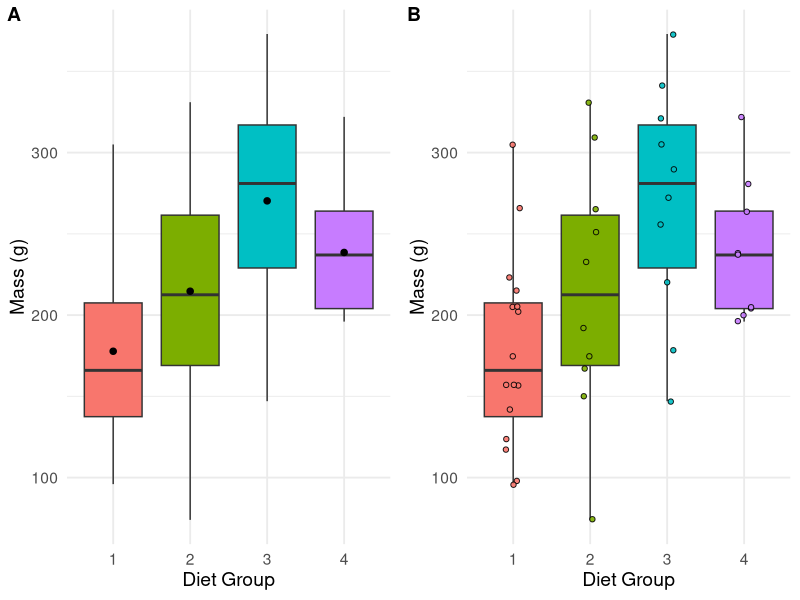
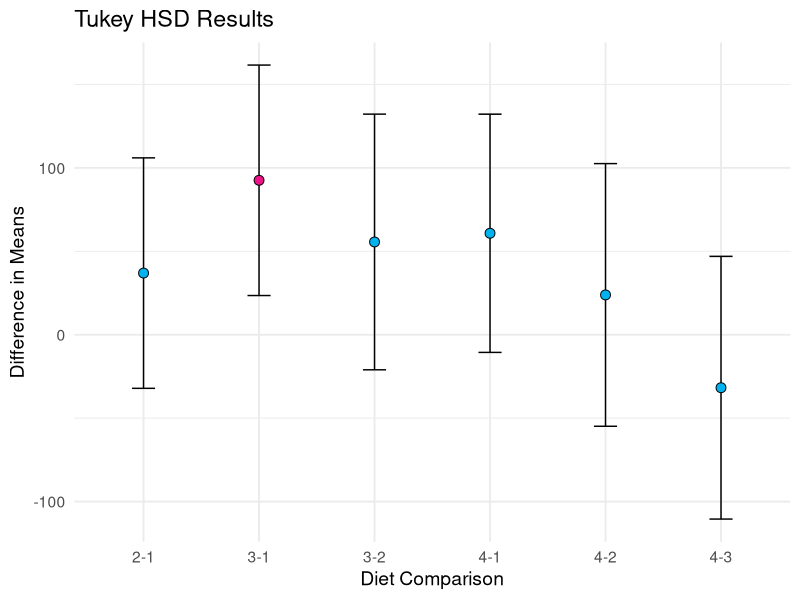

R code for these plots, in order:
## ---- chunk 1
knitr::opts_chunk$set(
  echo = TRUE,
  eval = TRUE,
  warning = FALSE,
  message = FALSE,
  fig.width = 6,
  fig.asp = 0.65,
  out.width = "100%",
  fig.align = "center",
  dev = "ragg_png",
  fig.ext = "png"
)
library(tidyverse)
library(ggpubr)
library(ggthemes)
## ---- chunk 2
library(tidyverse)
library(ggpubr)

# Filter the data for Day 21
chicks <- as_tibble(ChickWeight)
chicks_day21 <- chicks %>% 
  filter(Time == 21)

# Create the plot
plt1 <- ggplot(chicks_day21, aes(x = Diet, y = weight, fill = Diet)) +
  geom_boxplot(alpha = 1.0, outlier.shape = NA) +
  stat_summary(fun = mean, geom = "point", shape = 20, size = 3, color = "black") +
  stat_summary(fun.data = mean_cl_normal, geom = "errorbar", width = 0.2, color = "black") +
  theme_minimal(base_size = 14) +
  labs(
    x = "Diet Group",
    y = "Mass (g)"
  ) +
  theme(legend.position = "none")

# Or one with the raw data points included
plt2 <- ggplot(chicks_day21, aes(x = Diet, y = weight, fill = Diet)) +
  geom_boxplot(alpha = 1.0, outlier.shape = NA) +
  geom_jitter(aes(fill = Diet), shape = 21, colour = "black", alpha = 0.9, width = 0.1) +
  theme_minimal(base_size = 14) +
  labs(
    x = "Diet Group",
    y = "Mass (g)"
  ) +
  theme(legend.position = "none")

# Arrange the plots side by side
ggarrange(plt1, plt2, ncol = 2, labels = c("A", "B")) +
  theme(plot.title = element_text(hjust = 0.5))
## ---- chunk 3
chicks.aov1 <- aov(weight ~ Diet, data = filter(chicks, Time == 21))
TukeyHSD(chicks.aov1)
## ---- chunk 4
# Create a data frame from the Tukey HSD results
tukey_results <- as.data.frame(TukeyHSD(chicks.aov1)$Diet)
tukey_results <- tukey_results %>%
  rownames_to_column(var = "Comparison")

# Create the plot
ggplot(tukey_results, aes(x = Comparison, y = diff)) +
  geom_errorbar(aes(ymin = lwr, ymax = upr), width = 0.2) +
  geom_point(aes(fill = `p adj` < 0.05), size = 3,
             colour = "black", shape = 21) +
  scale_fill_manual(values = c("deepskyblue2", "deeppink2"),
                     labels = c("Not Significant", "Significant")) +
  labs(
    x = "Diet Comparison",
    y = "Difference in Means",
    title = "Tukey HSD Results"
  ) +
  theme_minimal(base_size = 14) +
  theme(legend.position = "none")
